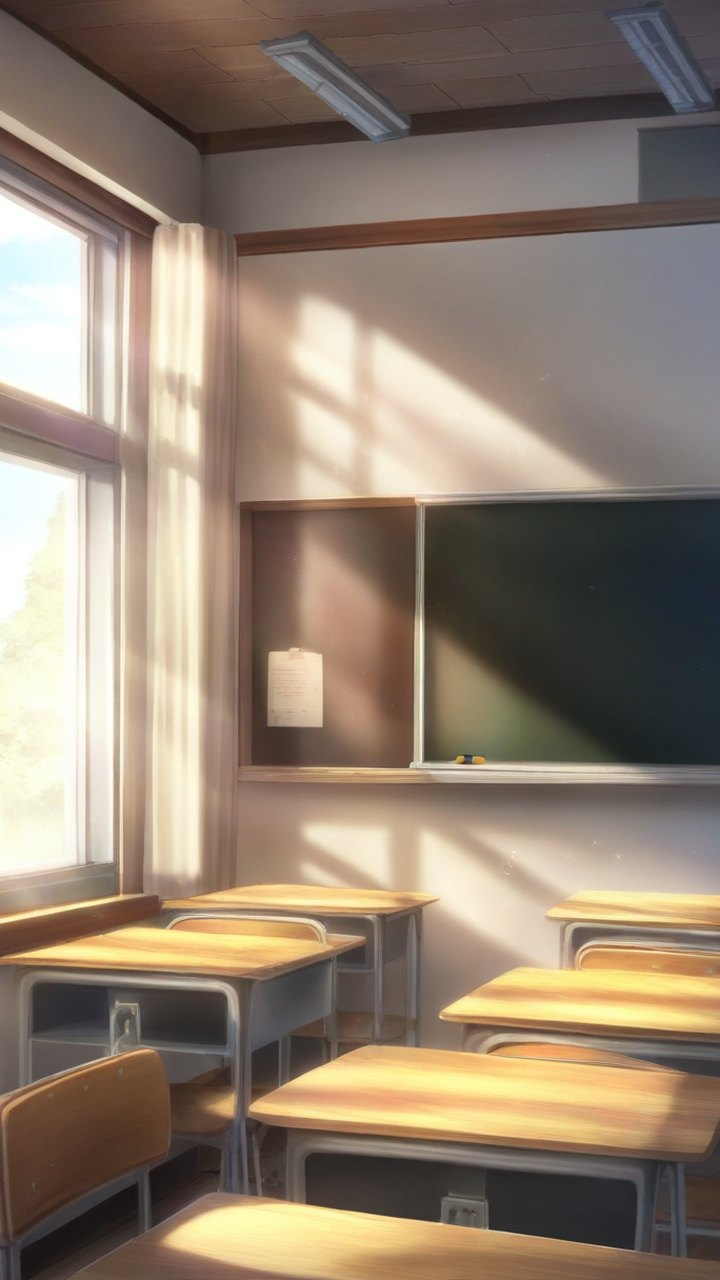
#> input picture lab/tools/koi-scene/bg/classroom_day.jpg, 720 x 1280 px
$ python -i _gen_bg.py   (imports and definitions only)
#> lines starting #> are read from the running program, lines starting #| are printed output that depends on the picture
#> further down, picture is the input picture: PIL image 720x1280 RGB; mean R, G, B 145.6, 129.4, 112.7
# -*- coding: utf-8 -*-
"""恋愛ゲーム画面メーカー用の背景を ComfyUI で生成する。
絵柄はアニメ背景でくっきり（太めの線＋セル塗り、にじませない）。
使い方:  python _gen_bg.py            … 足りないぶんだけ作る
         python _gen_bg.py park inn   … 名前を指定して作りなおす（上書き）
"""
import json, os, sys, time, urllib.request, urllib.parse, random, io
from PIL import Image

HOST = "http://127.0.0.1:8188"
OUT  = os.path.join(os.path.dirname(os.path.abspath(__file__)), "bg")
CKPT = "flanimeIllustriousXL_v20.safetensors"   # 線が太くフラットに出るほう
W, H = 832, 1216
TW, TH = 720, 1280
STEPS, CFG = 30, 7.0

STYLE = ("masterpiece, best quality, very aesthetic, absurdres, no humans, scenery, "
         "anime visual novel background, bold black outlines, thick lineart, clean linework, "
         "flat cel shading, vivid saturated colors, crisp sharp edges, "
         "eye level view, open floor in the foreground, ")

NEG = ("blurry, soft focus, depth of field, bokeh, hazy, painterly, oil painting, "
       "watercolor, sketch, rough lines, thin lines, pale, desaturated, muted colors, "
       "sepia, monochrome, gradient wash, glow, lens flare, photorealistic, realistic, 3d, "
       "bad quality, worst quality, jpeg artifacts, 1girl, 1boy, person, people, human, "
       "text, watermark, signature, logo, border, frame, "
       "cat, dog, animal, creature, mascot, silhouette of a figure, "
       "oversaturated, neon colors, posterized, color banding, garish, duotone")
NEG_IN = ", building exterior, from outside, facade, street"   # 室内のときだけ足す

# (ファイル名, 室内か, 説明, そのシーンだけの除外)
SCENES = [
 ("classroom_day",  1, "indoors, classroom interior, inside a japanese high school classroom, tidy rows of wooden desks and chairs, green blackboard, large windows with curtains, daytime, wide aisle in the foreground", ""),
 ("classroom_dusk", 1, "indoors, classroom interior, empty tidy desks, green blackboard, windows glowing orange at sunset, long shadows on the floor, evening", ""),
 ("my_room",        1, "indoors, cozy teenage bedroom interior, a single bed against the wall covered by one smooth flat bedspread, wooden study desk with a chair, bookshelf, window with curtains, warm room light, evening, tidy and simple", ", blackboard, classroom, desks in rows, messy, crumpled blanket, folded blanket, two blankets, two beds, bunk bed"),
 ("her_room",       1, "indoors, cute girls bedroom interior, neatly made bed with pastel pink bedding, one cream colored teddy bear, dresser with mirror, round rug, daylight from window, tidy, soft pastel colors", ", blackboard, classroom, messy, two beds, black doll, dark stuffed animal, creepy"),
 ("hallway",        1, "indoors, japanese school hallway interior, long corridor, tall windows on the left with warm afternoon sunlight, beige lockers on the right, cream walls, wooden trim, white ceiling with fluorescent lights, light wooden floor, bright and friendly, daytime", ", desks, blackboard, blue walls, orange floor, two tone, black ceiling, dark, creepy, horror, ominous, liminal space, hospital, deserted, cold light"),
 ("rooftop",        0, "school rooftop, chain link fence along the edge, blue sky with simple white clouds, city buildings far away below, daytime, wide empty concrete floor", ", indoors, ceiling, water tank, tank, bottle, canister, spray can, large object in the center"),
 ("park",           0, "park path, cherry blossom trees, one wooden bench, green lawn, blue sky, daytime", ", indoors, ceiling"),
  ("castle_hall",    1, "indoors, grand medieval european castle great hall, bright and elegant, stone arches and columns, red and gold heraldic banners, long red carpet, tall windows with warm daylight, iron chandeliers, polished stone floor, noble and majestic", ", gothic horror, dark, gloomy, creepy, ominous, demonic, purple tint, cathedral rose window, ruins"),
 ("inn",            1, "indoors, fantasy tavern interior, highly detailed linework, wooden plank walls and ceiling beams, a long wooden table with several chairs in the middle, shelves lined with bottles and mugs, a stone fireplace on the left, hanging lanterns, a window with daylight, wooden barrels, warm cozy light, lots of detail", ", modern, school desks, empty room, plain walls, dark, gloomy, purple tint, burning walls, cave, dungeon, minimal, bare"),
 ("forest_path",    0, "fantasy forest, no animals, tall straight trees on both sides, thick green foliage, mossy rocks, ferns, a quiet empty clearing of soft grass in the middle, sunlight from above, natural green and brown colors", ", indoors, ceiling, pink trees, animal, cat, dog, deer, fox, bear, bird, wildlife, fur, tail, paws, creature, mascot, dirt trail, road"),
 ("magic_class",    1, "indoors, magic academy classroom, wide shot of the whole room, many rows of wooden student desks with chairs, a large blackboard at the front with chalk magic circles, tall arched windows with bright daylight, bookshelves along the wall, floating candles, warm and inviting, fantasy school, calm daylight", ", modern, fluorescent light, dark, gloomy, empty hall, church, altar, close up, red glow, ominous, horror, purple tint, animal, creature"),
 ]

def post(p, d):
    r = urllib.request.Request(HOST+p, json.dumps(d).encode(), {"Content-Type":"application/json"})
    return json.loads(urllib.request.urlopen(r, timeout=60).read())
def get(p): return urllib.request.urlopen(HOST+p, timeout=120).read()

def wf(pos, neg, seed):
    return {
      "1":{"class_type":"CheckpointLoaderSimple","inputs":{"ckpt_name":CKPT}},
      "2":{"class_type":"CLIPSetLastLayer","inputs":{"clip":["1",1],"stop_at_clip_layer":-2}},
      "3":{"class_type":"CLIPTextEncode","inputs":{"clip":["2",0],"text":pos}},
      "4":{"class_type":"CLIPTextEncode","inputs":{"clip":["2",0],"text":neg}},
      "5":{"class_type":"EmptyLatentImage","inputs":{"width":W,"height":H,"batch_size":1}},
      "6":{"class_type":"KSampler","inputs":{"model":["1",0],"positive":["3",0],"negative":["4",0],
           "latent_image":["5",0],"seed":seed,"steps":STEPS,"cfg":CFG,
           "sampler_name":"euler_ancestral","scheduler":"normal","denoise":1.0}},
      "7":{"class_type":"VAEDecode","inputs":{"samples":["6",0],"vae":["1",2]}},
      "8":{"class_type":"SaveImage","inputs":{"images":["7",0],"filename_prefix":"koiscene"}},
    }

def trim_bars(im):
    """上下左右にできた黒帯を切り落とす。"""
    g = im.convert("L"); w, h = g.size; px = g.load()
#> after `g = im.convert('L')`:
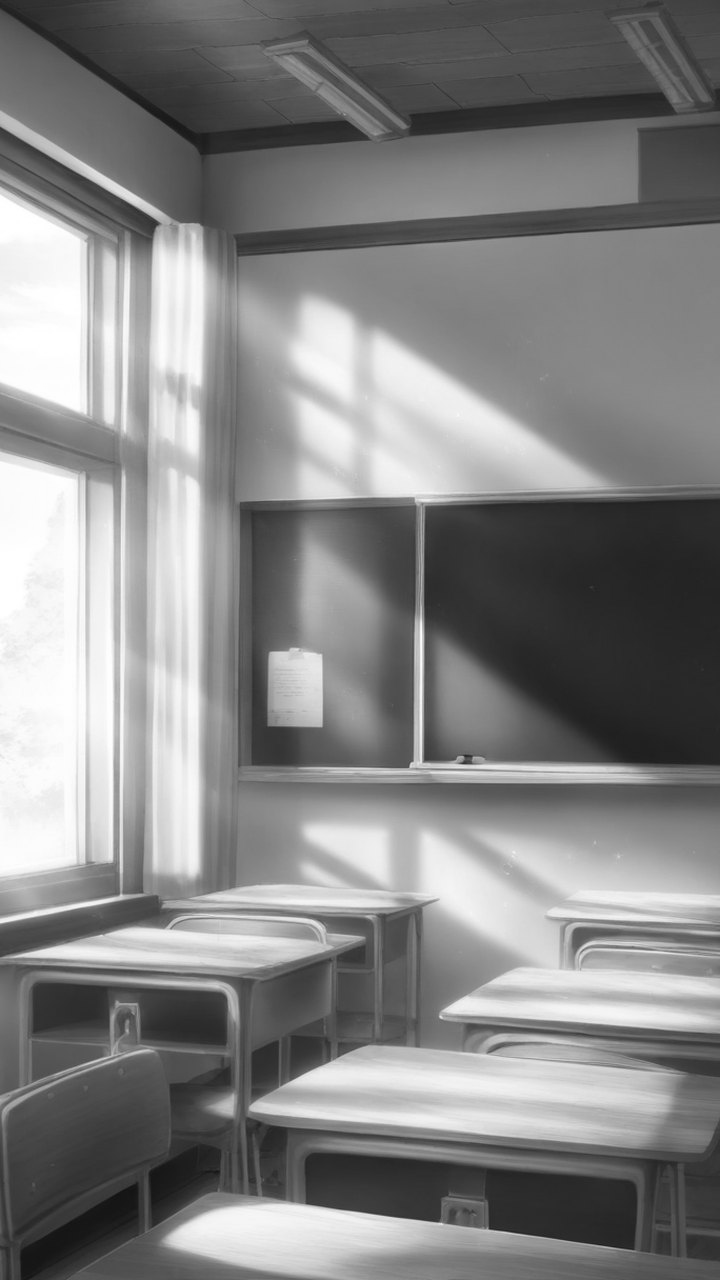
#> g: PIL image 720x1280 L; min 17, max 255, mean 132.3
#> after `w, h = g.size`: w = 720; h = 1280
    def dark_row(y): return sum(px[x, y] for x in range(0, w, 8)) / len(range(0, w, 8)) < 40
    def dark_col(x): return sum(px[x, y] for y in range(0, h, 8)) / len(range(0, h, 8)) < 40
    t = 0
    while t < h // 8 and dark_row(t): t += 1
#> after the loop, t = 0
    b = h - 1
#> b = 1279
    while b > h - h // 8 and dark_row(b): b -= 1
#> this loop made 0 passes
#> after the loop, b = 1279
    l = 0
#> l = 0
    while l < w // 8 and dark_col(l): l += 1
#> after the loop, l = 0
    r = w - 1
#> r = 719
    while r > w - w // 8 and dark_col(r): r -= 1
#> after the loop, r = 719
    return im.crop((l, t, r + 1, b + 1)) if (t or l or b != h - 1 or r != w - 1) else im

def cover(im):
    im = trim_bars(im)
    s = max(TW/im.width, TH/im.height)
#> s = 1
    im = im.resize((round(im.width*s), round(im.height*s)), Image.LANCZOS)
    x, y = (im.width-TW)//2, (im.height-TH)//2
#> x = 0; y = 0
    return im.crop((x, y, x+TW, y+TH))

# [1 line not run here, left out]
only = sys.argv[1:] or None
# [23 lines not run here, left out]

>>> from PIL import Image
>>> picture = Image.open('bg/classroom_day.jpg')
>>> result = cover(picture)

$ run again, on lab/tools/koi-scene/bg/castle_hall.jpg
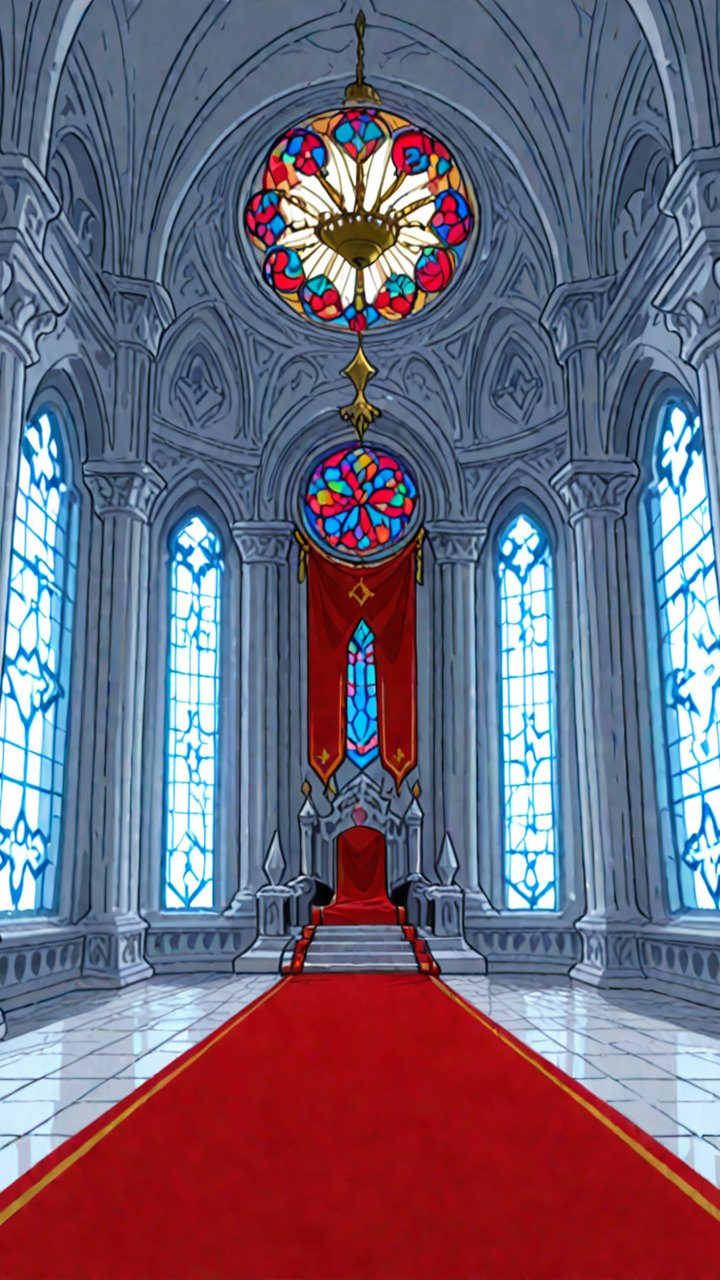
#> input picture lab/tools/koi-scene/bg/castle_hall.jpg, 720 x 1280 px
#> picture is the input picture: PIL image 720x1280 RGB; mean R, G, B 111.7, 102.4, 122.5
#> in trim_bars, `g = im.convert('L')`:
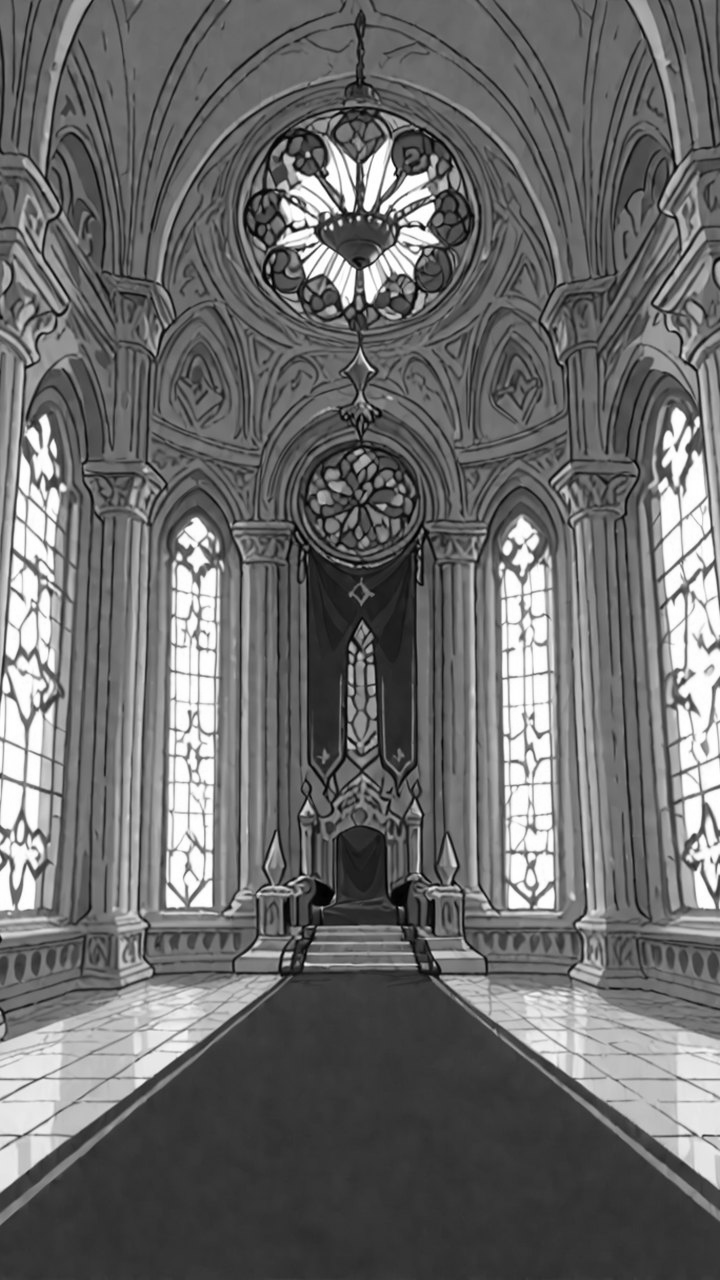
#> g: PIL image 720x1280 L; min 0, max 255, mean 107.5
#> in trim_bars, `b = h - 1`: b = 1279
#> in trim_bars, `l = 0`: l = 0
#> in trim_bars, `r = w - 1`: r = 719

$ run again, on lab/tools/koi-scene/bg/forest_path.jpg
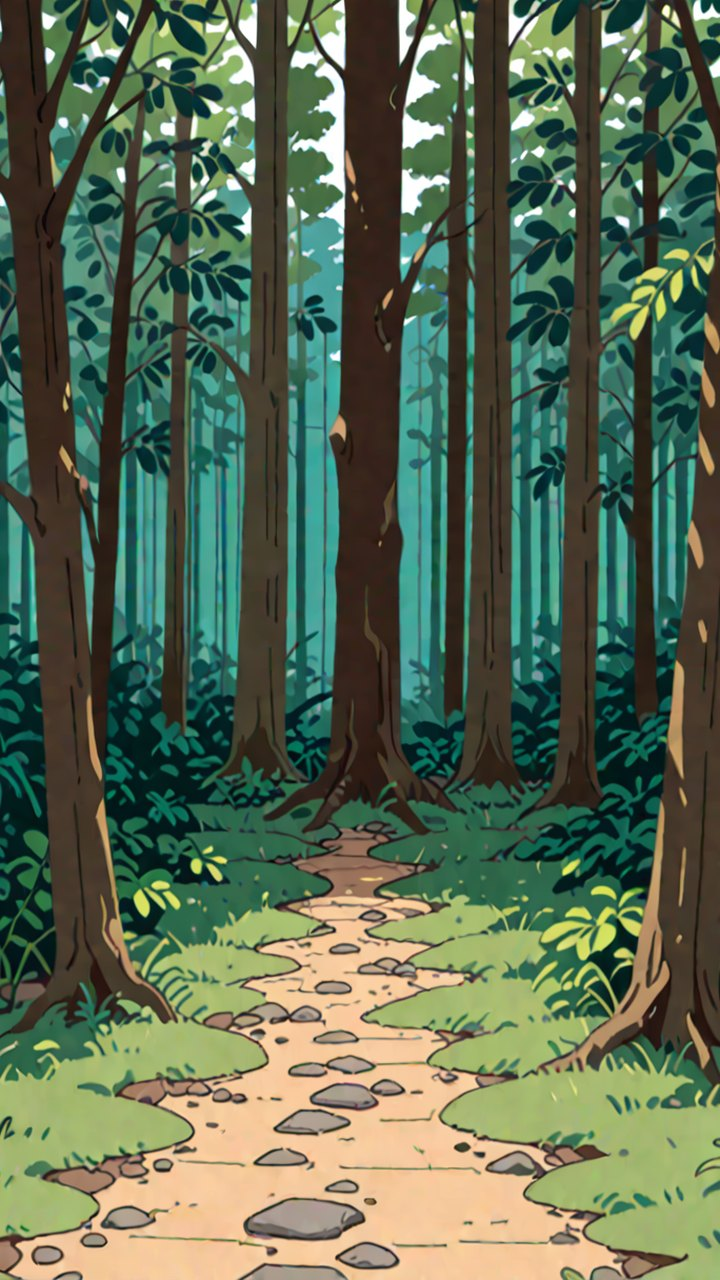
#> input picture lab/tools/koi-scene/bg/forest_path.jpg, 720 x 1280 px
#> picture is the input picture: PIL image 720x1280 RGB; mean R, G, B 90.6, 107.1, 82.9
#> in trim_bars, `g = im.convert('L')`:
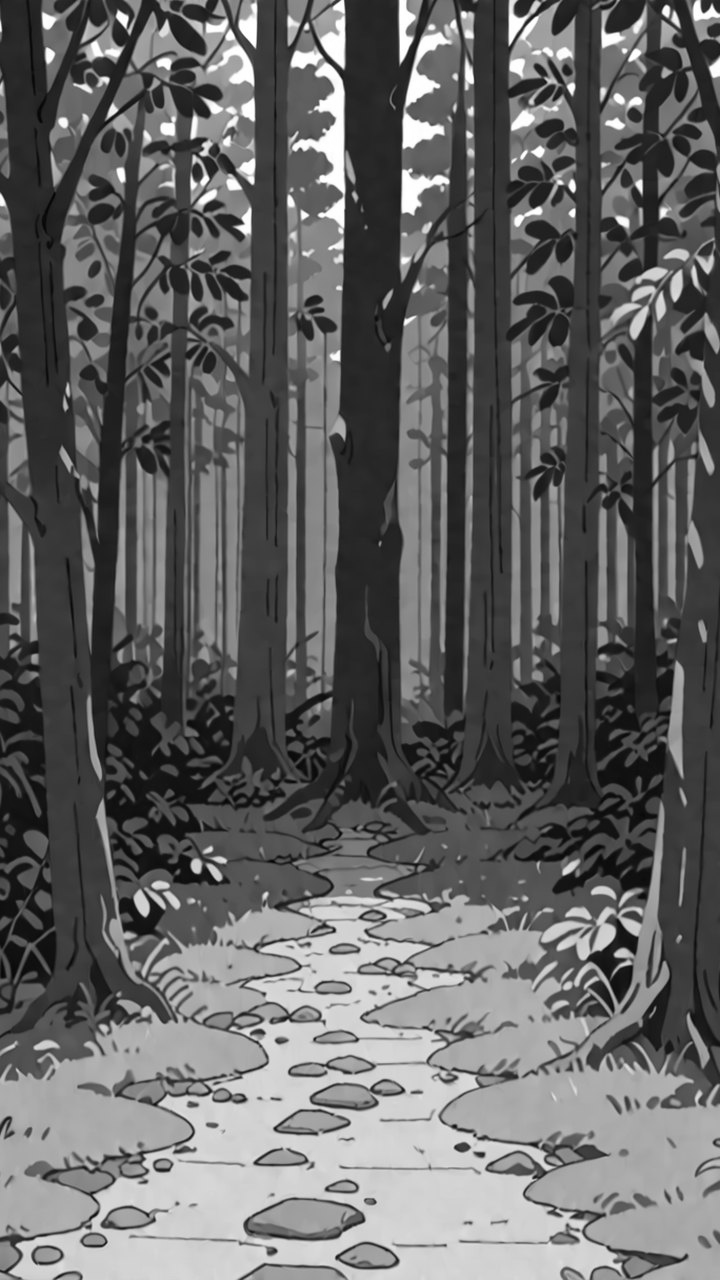
#> g: PIL image 720x1280 L; min 4, max 255, mean 99.4
#> in trim_bars, `b = h - 1`: b = 1279
#> in trim_bars, `l = 0`: l = 0
#> in trim_bars, `r = w - 1`: r = 719
